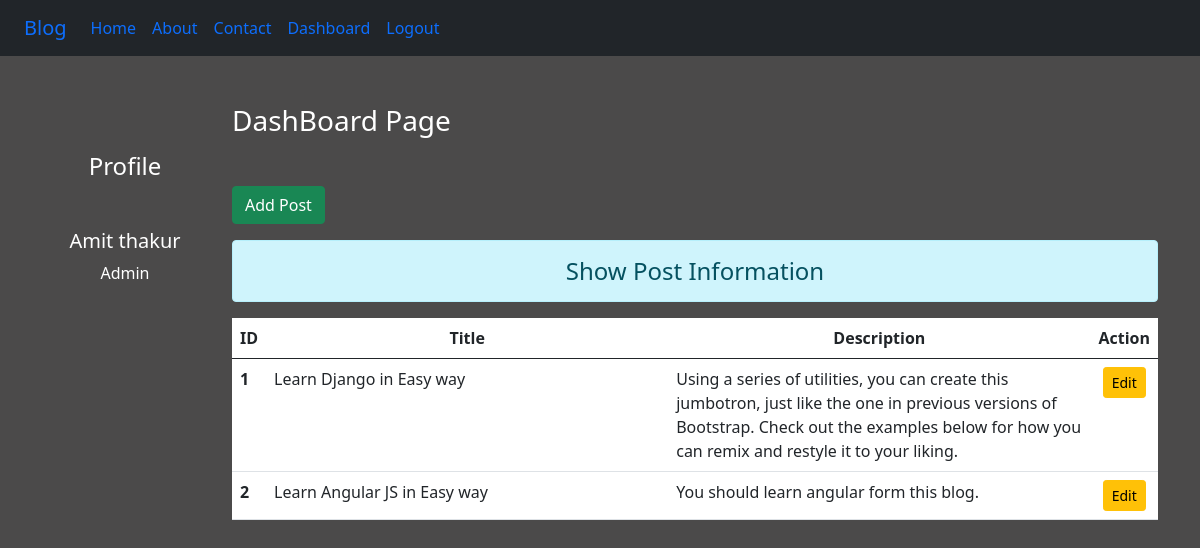
The app's page /dash/ (signed in) with its own data.
### myapp/models.py (models this page shows)
class Post(models.Model):
    title= models.CharField(max_length=100)
    desc = models.TextField()

### myapp/views.py (the view)
# urls.py: path('dash/',views.dashboard, name='dash'),
def dashboard(request):
    if request.user.is_authenticated:
        posts = Post.objects.all()
        user = request.user
        full_name = user.get_full_name()
        gps = user.groups.all()
        return render(request,'blog/dash.html', {'posts':posts, 'full_name': full_name, 'groups': gps})
    else:
        return HttpResponseRedirect('/login/')

### templates/blog/dash.html (shortened to what this page needs)
{% extends 'blog/base.html' %}
{% load static %}
{% block side %}
<div class="col-sm-2 text-white my-5 text-center">
    <h4 class="my-5">Profile</h4>
    <h5>{{full_name}}</h5>
    {% for group in groups %}
    <p>{{group.name}}</p>
    {% endfor %}
</div>
{% endblock side %}
{% block content %}
<div class="col-sm-10">
    <h3 class="text-white my-5">DashBoard Page</h3>
    <a href="{% url 'addpost' %}" class="btn btn-success">Add Post</a>
    <h4 class="text-center alert alert-info mt-3">Show Post Information</h4>
    {% if posts %}
    <table class="table table-hover bg-white">
        <thead>
            <tr class="text-center">
                <th scope="col" style="width: 2%;">ID</th>
                <th scope="col" style="width: 48%;">Title</th>
                <th scope="col" style="width: 55%;">Description</th>
                <th scope="col" style="width: 15%;">Action</th>
            </tr>
        </thead>
        <tbody>
            {% for post in posts %}
            <tr>
                <th scope="row">{{post.id}}</th>
                <td>{{post.title}}</td>
                <td>{{post.desc}}</td>
                <td class="text-center">
                <a href="{% url 'updatepost' post.id %}" class="btn btn-warning btn-sm">Edit</a>
                </td>
            </tr>
            {% endfor %}
        </tbody>
    </table>
    {% else %}
    <h4 class="text-center alert alert-warning">No-Records</h4>
    {% endif %}
</div>
{% endblock content %}

### templates/blog/base.html (shortened to what this page needs)
{% load static %}
<!DOCTYPE html>
<html lang="en">
<head>
    <link rel="stylesheet" href="{% static 'css/bootstrap.css' %}">
    <link rel="stylesheet" href="{% static 'css/style8.css' %}">
</head>
<body>
    <div class="container-fluid bg-dark">
        {% include 'blog/navbar.html' %}
    </div>
    <div class="container">
        <div class="row">
            {% block side %}
            {% endblock side %}
            {% block content %}
            {% endblock content %}
        </div>
    </div>
</body>
</html>

### templates/blog/navbar.html (shortened to what this page needs)
<!DOCTYPE html>
<html lang="en">
<head>
</head>
<body>
    <nav class="navbar navbar-expand-lg bg-dark">
        <div class="container-fluid">
          <a class="navbar-brand" href="/">Blog</a>
          <div class="collapse navbar-collapse" id="navbarNavAltMarkup">
            <div class="navbar-nav">
              <a class="nav-link active" aria-current="page" href="/">Home</a>
              <a class="nav-link" href="{% url 'about' %}">About</a>
              <a class="nav-link" href="{% url 'contact' %}">Contact</a>
              {% if request.user.is_authenticated %}
              <a class="nav-link" href="{% url 'dash' %}">Dashboard</a>
              <a class="nav-link" href="{% url 'logout' %}">Logout</a>
              {% else %}
              <a class="nav-link" href="{% url 'login' %}">Login</a>
              <a class="nav-link" href="{% url 'signup' %}">Sign Up</a>
              {% endif %}
            </div>
          </div>
        </div>
      </nav>
</body>
</html>

### static/css/style8.css (style rules this page uses)
body { background-color: rgb(75,74,74); margin: 0px; padding: 0px; }

### records on screen
Post: id "1", title "Learn Django in Easy way", desc "Using a series of utilities, you can create this jumbotron, just like the one in previous versions of Bootstrap. Check out the examples below for how you can remix and restyle it to your liking."
Post: id "2", title "Learn Angular JS in Easy way", desc "You should learn angular form this blog."

### other values on screen
{{ full_name }} "Amit thakur"
{{ group.name }} "Admin"
